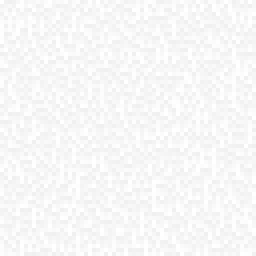
#> input picture WangTilesIndex.png, 64 x 64 px (shown 4 times larger)
$ python wtg.py WangTilesIndex.png WangTilesPalette.png 5   (Python 2 division)
#> lines starting #> are read from the running program, lines starting #| are printed output that depends on the picture
import os
import sys
import math
import time
from subprocess import Popen
from PIL import Image, ImageFilter

core_executable_release = os.path.join(os.path.dirname(__file__), 'wtgcore/x64/Release/wtgcore.exe')
core_executable_debug = os.path.join(os.path.dirname(__file__), 'wtgcore/x64/Debug/wtgcore.exe')

"""
Usage: python wtg.py input_image [--debug [<debug-tile-index>]]
"""
def main():
	input_path = sys.argv[1]
	input = Image.open(input_path)
#> input is the input picture: PIL image 64x64 RGBA; mean R, G, B, A 7.64, 7.64, 7.64, 7.64
	resolution = input.size[0]
#> resolution = 64
	if resolution != input.size[1]:
		raise Exception("input image must be square sized")
	input = input.convert("RGB")
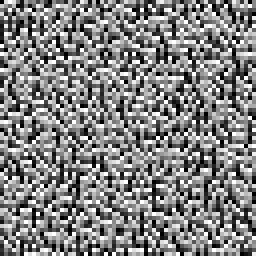
#> input: PIL image 64x64 RGB (shown 4 times larger); min 0, max 15, mean 7.64; drawn with min black and max white
	data = input.tobytes()
	tmpinput = os.path.abspath(".\\input.img")
	tmpoutput = os.path.abspath(".\\output.img")
	tmpoutput_constraints = os.path.abspath(".\\graphcut_constraints.img")
	f = open(tmpinput, "wb")
	f.write(data)
	f.close()

	# invoke wtgcore.exe
	command = ["exe_path(place holder)", "--tiles", str(resolution), tmpinput, tmpoutput, tmpoutput_constraints]
	if len(sys.argv) > 2 and sys.argv[2] == '--debug':
		core_executable = core_executable_debug
		if len(sys.argv) > 3:
			debug_tileindex = int(sys.argv[3])
			command.append(str(debug_tileindex))
	else:
		core_executable = core_executable_release
	command[0] = core_executable
#> (the run stopped early here; a loop or call above may not have finished)
